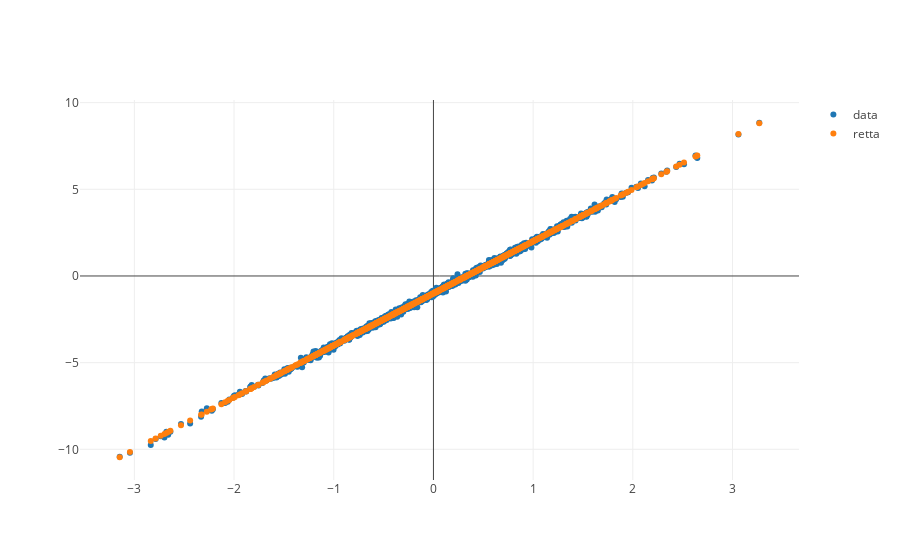

The notebook cell this image was saved under:
### Markdown cell above
Dato un qualunque set di valori della variabile indipendente ``x``, possiamo usare il modello di regressione lineare appena calcolato per stimare il valore della variabile target ``y``. Basta usare il metodo ``predict`` e fornire come ingresso i valori della variabile indipendente.

### Code cell
import plotly.offline as py
import plotly.graph_objs as go
py.init_notebook_mode(connected=True)

# Predico l'uscita per i valori della variabile indipendente x
yhat = linRegr.predict(x)

#print(yhat)

# Plotto variabile target (vera) e variabile target stimata dal modello di regressione lineare

data=[
    go.Scatter(x=x[:,0],y=y,mode="markers",name="data"),
    go.Scatter(x=x[:,0],y=yhat,mode="markers",name="retta ")
]
layout = go.Layout()
fig = go.Figure(data, layout)
py.iplot(fig)
# ATTENZIONE: quando plottate lo scatter plot con plotly, i valori delle coordinate 'x' e 'y' devono essere array di dimensione UNO!!!!!

### Figure 1 — Plotly figure (JSON) as saved in the notebook; plotly's stock layout.template omitted (floating-point values rounded to 4 significant figures; data arrays with more than 128 entries replaced by an {"elided": "..."} marker saying what was removed)
{"data": [{"mode": "markers", "name": "data", "type": "scatter", "uid": "f376f7b0-df7b-11e8-ade0-a402b9828abf", "x": {"elided": "1000 float values"}, "y": {"elided": "1000 float values"}}, {"mode": "markers", "name": "retta ", "type": "scatter", "uid": "f3771e0a-df7b-11e8-b5f7-a402b9828abf", "x": {"elided": "1000 float values"}, "y": {"elided": "1000 float values"}}], "layout": {}}
